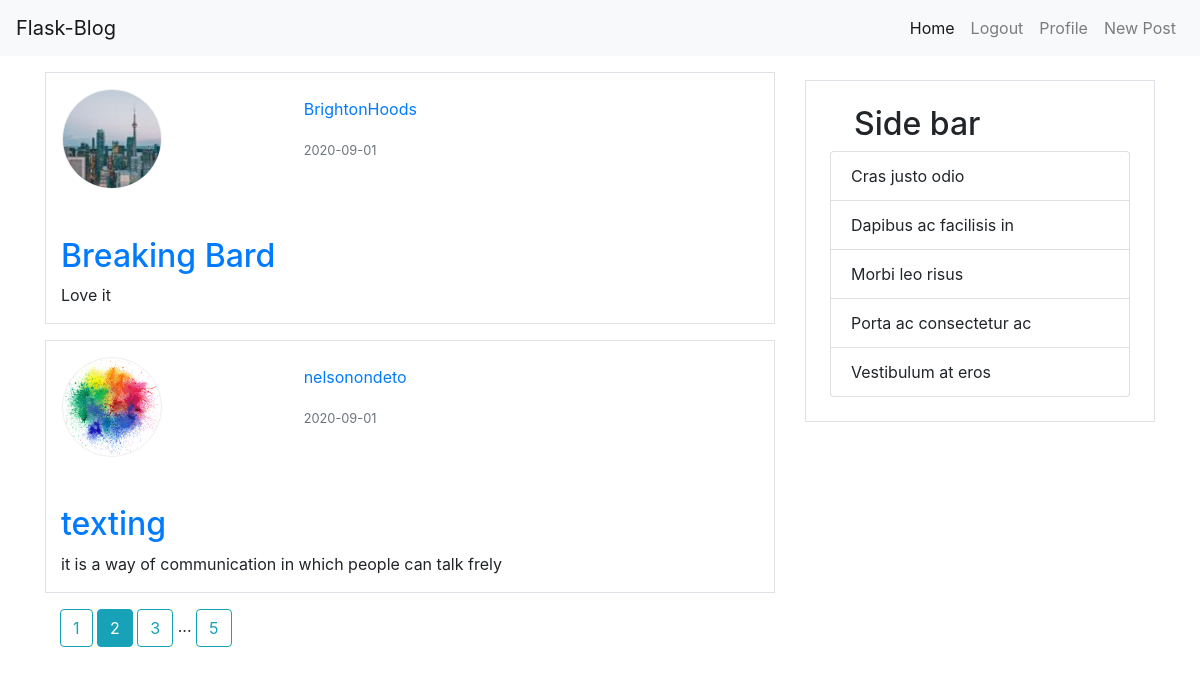
/home?page=2 (signed in), run on the app's committed database.
### flaskblog/models.py (models this page shows, shortened)
class Post(db.Model):
    id = db.Column(db.Integer,primary_key=True)
    title = db.Column(db.String(100),nullable=False)
    content = db.Column(db.Text,nullable=False)
    date_posted = db.Column(db.DateTime,nullable=False,default=datetime.utcnow)
    user_id = db.Column(db.Integer,db.ForeignKey('user.id'),nullable=False)

class User(db.Model,UserMixin):
    id = db.Column(db.Integer,primary_key=True)
    username = db.Column(db.String(20),unique=True,nullable=False)
    email = db.Column(db.String(120),unique=True,nullable=False)
    image_file = db.Column(db.String(60),nullable=False,default='default.png')
    password = db.Column(db.String(20),nullable=False)
    posts = db.relationship('Post',backref='author',lazy=True)

### flaskblog/main/routes.py (the view)
@main.route('/')
@main.route('/home')
@login_required
def home_page():
    page = request.args.get('page',1,type=int)
    posts = Post.query.order_by(Post.date_posted.desc()).paginate(page=page,per_page=2)
    return render_template('index.html',posts=posts)

### flaskblog/models.py (called while the page is built)
@login_manager.user_loader
def load_user(user_id):
    return User.query.get(int(user_id))

### flaskblog/templates/index.html
{% extends "base.html"%}
{% block content%}
    <div class="container">
        {%for post in posts.items%}
            <div class="row border mb-3">
                <div class="col-md-4 p-3">
                    <div class="" >
                        <img src="{{url_for('static',filename='profile_pic/'+ post.author.image_file)}}" alt="" style="width:100px; height:100px; border: 1px solid #eee; border-radius: 50%;display: block; object-fit: cover; " class="">
                    </div>
                </div>
                <div class="col-md-8 pt-4">
                    <p><a href="{{url_for('users.user_post',username=post.author.username)}}">{{post.author.username}}</a></p>
                    <p class=""><small class="text-muted">{{post.date_posted.strftime('%Y-%m-%d')}}</small></p>
                </div>
                <div class="col-md-12  pt-4">
                    <h2 class="my-2"><a href="{{url_for('posts.post', post_id = post.id)}}">{{post.title}}</a></h2>
                    <p>{{post.content}}</p>
                </div>
            </div>
        {%endfor%}
        {% for page_num in posts.iter_pages(left_edge=1,right_edge=1,left_current=1,right_current=2)%}
            {% if page_num%}
                {% if posts.page == page_num%}
                <a class="btn btn-info" href="{{url_for('main.home_page', page = page_num)}}">{{page_num}}</a>
                {%else%}
                    <a class="btn btn-outline-info" href="{{url_for('main.home_page', page = page_num)}}">{{page_num}}</a>
                {%endif%}
            {%else%}
                ...
            {%endif%}
        {%endfor%}
    </div>
{% endblock content%}

### data on the page
Post: image_file (picture), author.username "BrightonHoods", date_posted "2020-09-01", title "Breaking Bard", content "Love it"
Post: image_file (placeholder picture), author.username "nelsonondeto", date_posted "2020-09-01", title "texting", content "it is a way of communication in which people can talk frely"

### other printed values
{{ page_num }} "1" "3" "5"
{{ page_num }} "2"
